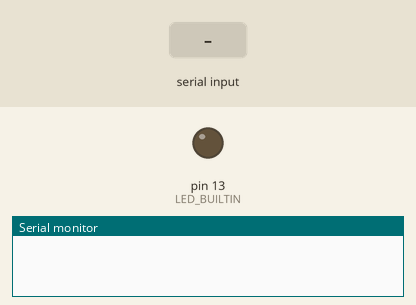
Bench run of a sketch on a simulated Arduino Uno, built with avr-gcc and run on an emulated ATmega328P. On the bench: output pins drawn as LEDs (lit = HIGH), the last lines printed to the serial monitor. Inputs (shaded band) come from the test bench.

Above: at 1.2 s.
1.3 s: "90,45,200\n" received over Serial
At 3.5 s:
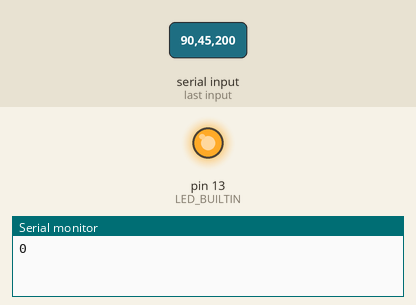
3.8 s: "30,150,10\n" received over Serial
At 5.4 s:
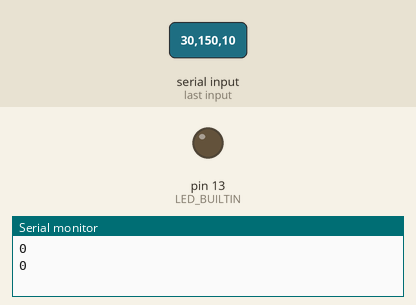
6.3 s: "90,45\n" received over Serial
At 9.1 s:
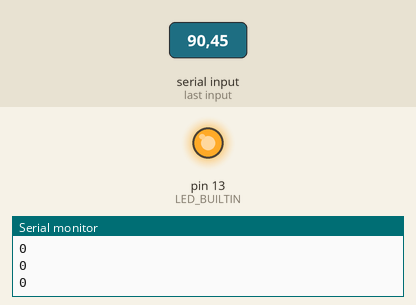
Timing chart, 0 to 10.6 s (numbered marks = the images above; inputs shaded):
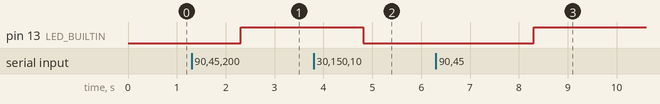

Measured:
- after the input at 1.3 s, pin 13 (LED_BUILTIN): LOW → HIGH after 1.0 s
- after the input at 3.8 s, pin 13 (LED_BUILTIN): HIGH → LOW after 1.0 s
- after the input at 6.3 s, pin 13 (LED_BUILTIN): LOW → HIGH after 2.0 s

The sketch:

sendFourGetOneConnectionTest.ino
```cpp
int M1, M2, M3, M4;
bool lightTracker = true;

void setup() {

  Serial.begin(9600);
  pinMode(LED_BUILTIN, OUTPUT);

}

void loop() {

  if(Serial.available() > 0) {
    M1 = Serial.parseInt();
    M2 = Serial.parseInt();
    M3 = Serial.parseInt();
    M4 = Serial.parseInt();

    Serial.println(M4);

    if(lightTracker) {
      digitalWrite(LED_BUILTIN, HIGH);
      lightTracker = false;
    } // end if
    else {
      digitalWrite(LED_BUILTIN, LOW);
      lightTracker = true;
    } // end else
  } // end if

} // end loop
```
